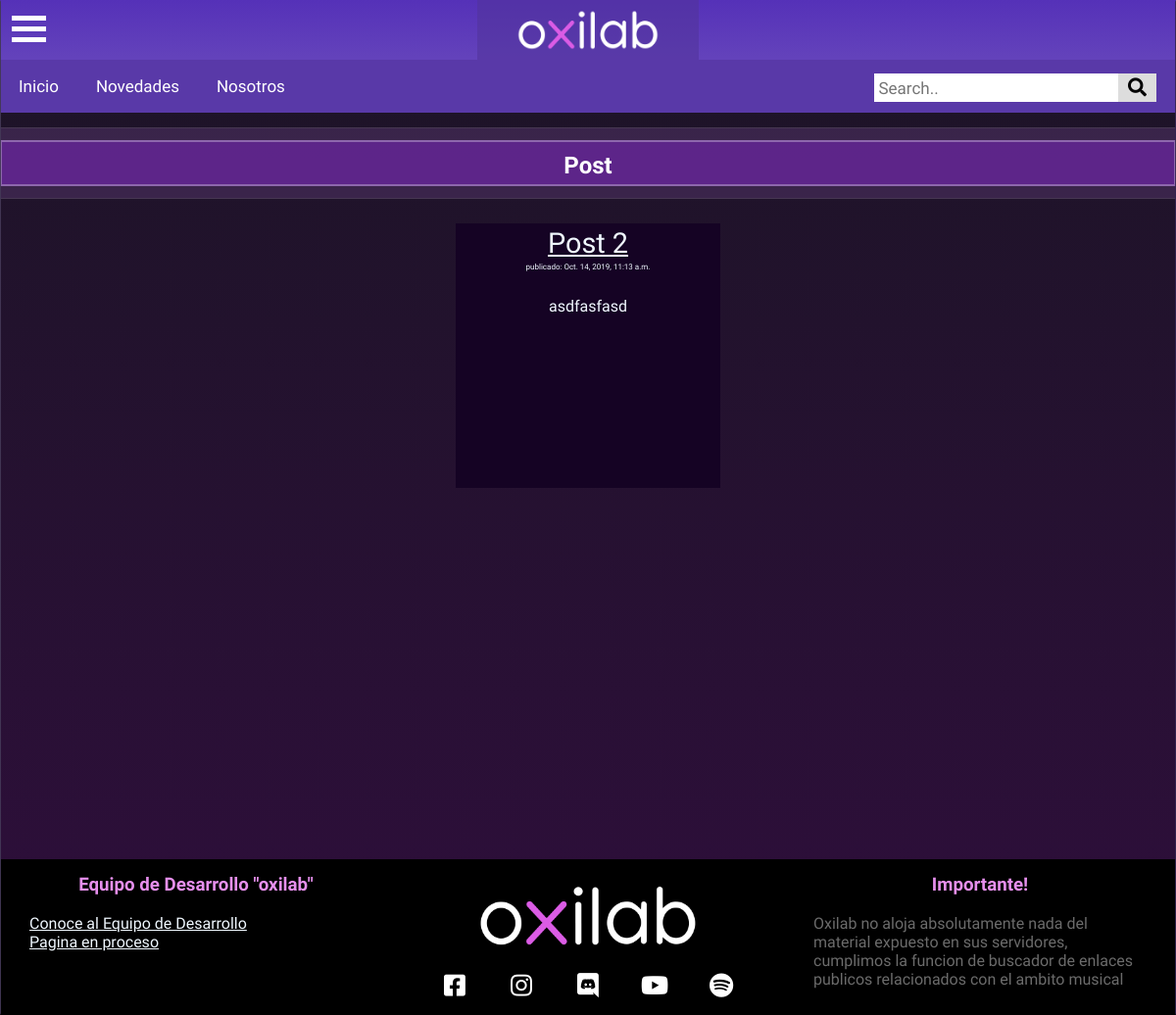
The app's page /, older data.
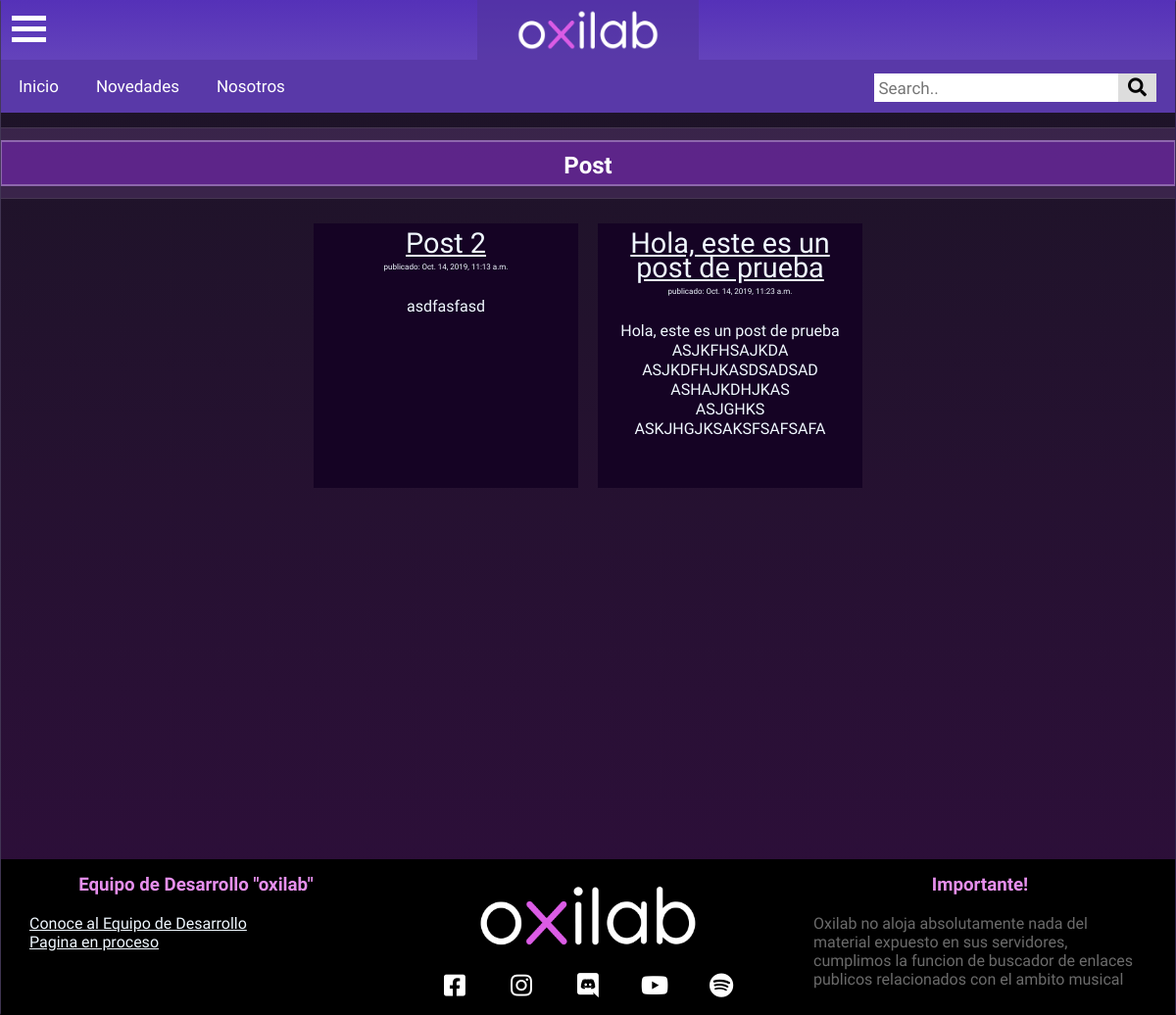
The same page, newer data.
### blog/models.py (models this page shows, shortened)
class Post(models.Model):
    author = models.ForeignKey('auth.User', on_delete=models.CASCADE)
    title = models.CharField(max_length=200)
    text = models.TextField()
    created_date = models.DateTimeField(
            default=timezone.now)
    published_date = models.DateTimeField(
            blank=True, null=True)

### blog/views.py (the view)
# urls.py: path('', myviews.post_list, name='post_list'),
def post_list(request):
    posts = Post.objects.filter(published_date__lte=timezone.now()).order_by('published_date')
    return render(request, 'blog/post_list.html', {'posts':posts})

### blog/templates/blog/post_list.html (shortened to what this page needs)
{% extends 'blog/base.html' %}
{% load staticfiles %}
        {% block content %}
        <link rel="stylesheet" href="{% static 'css/post_list.css' %}">
        <div  id="section2" class="titulos">
            <h2 style="padding-top: 10px">Post</h2>
        </div>
            <div class="flex-container-pl">
                {% for post in posts %}
                <div>
                    <p id="titulo-post"><a href="{% url 'post_detail' pk=post.pk %}">{{ post.title }}</a></p>
                    <p id="fecha-post"> publicado: {{ post.published_date }}</p>
                    <br>
                    <div>
                        <p>{{ post.text|linebreaksbr }}</p>
                    </div>
                </div>
                {% endfor %}
            </div>
            <br>
            <br>
            <br>
            <br>
            <br>
            <br>
            <br>
            <br>
            <br>
            <br>
            <br>
        {% endblock %}

Row changes from the older to the newer data that the page shows:
added Post: title "Hola, este es un post de prueba", published_date "Oct. 14, 2019, 11:23 a.m.", text "Hola, este es un post de prueba ASJKFHSAJKDA ASJKDFHJKASDSADSAD ASHAJKDHJKAS ASJGHKS ASKJHGJKSAKSFSAFSAFA"
